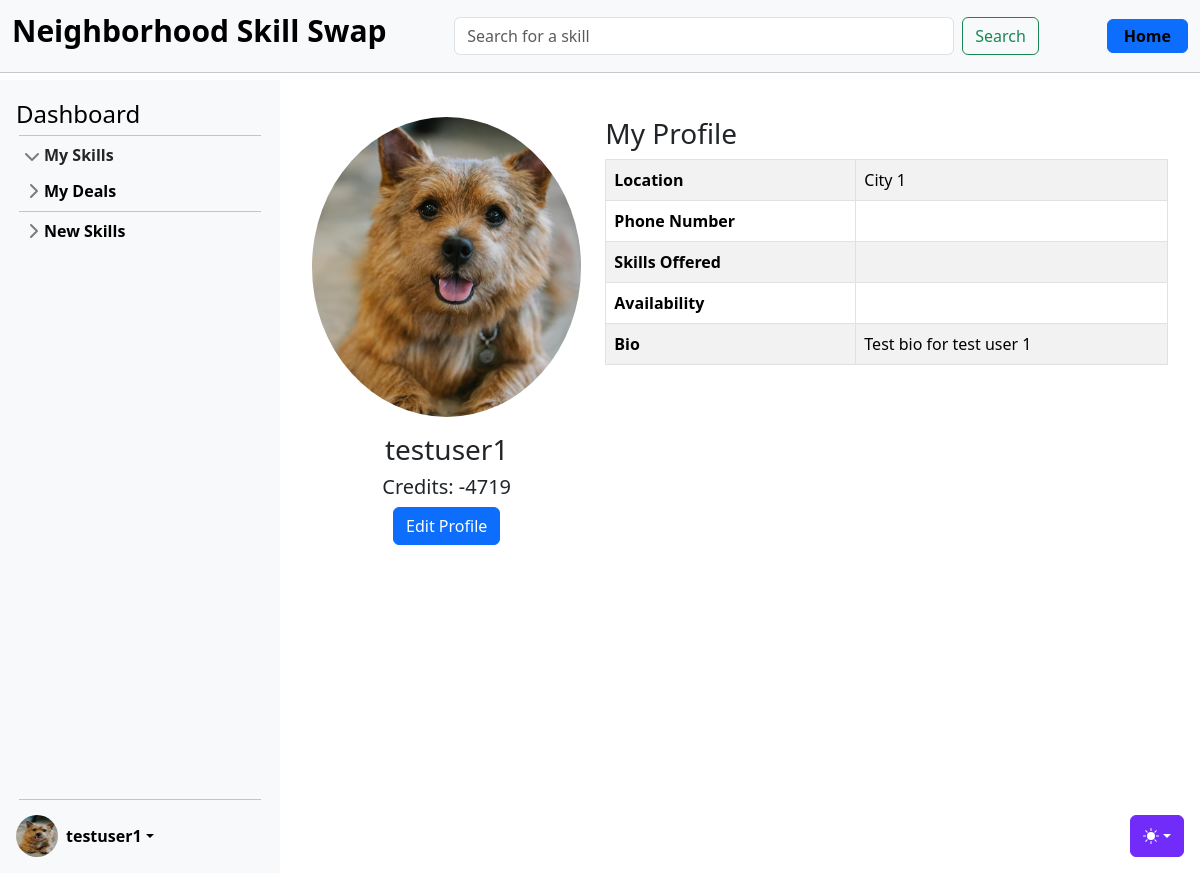
/accounts/profile/2/ (signed in), run on the app's committed database.
### accounts/models.py (models this page shows, shortened)
class CustomUser(AbstractUser):
    age = models.PositiveIntegerField(null=True, blank=True)

class UserProfile(models.Model):
    user = models.OneToOneField(
        CustomUser, on_delete=models.CASCADE, related_name="profile"
    )  # A one-to-one link to the user model
    profile_image = models.ImageField(
        upload_to="profile_images/", null=True, blank=True
    )  # A field to upload a profile image
    location = models.CharField(
        max_length=255, blank=True
    )  # Information about where the user is located (could be a city, region, or specific address)
    bio = models.TextField(
        max_length=500, blank=True
    )  # A short biography or description about the user.
    phone_number = models.CharField(
        max_length=20, blank=True
    )  # A phone number for contact purposes
    skills_offered = models.TextField(
        max_length=500, blank=True
    )  # A field to summarize the skills the user offers
    availability = models.CharField(
        max_length=255, blank=True
    )  # Information about the user's general availability (e.g., evenings, weekends)
    credits = models.IntegerField(
        default=0
    )  # Field to store the number of credits a user has

### accounts/views.py (the view)
# urls.py: path("profile/<int:user_id>/", ProfileView.as_view(), name="profile"),
class ProfileView(UserPassesTestMixin, DetailView):
    model = UserProfile
    template_name = "registration/profile.html"
    context_object_name = "profile"
    def get_object(self):
        try:
            return UserProfile.objects.get(user__id=self.kwargs["user_id"])
        except UserProfile.DoesNotExist:
            user = CustomUser.objects.get(id=self.kwargs["user_id"])
            return UserProfile.objects.create(user=user)
    def test_func(self) -> bool:
        return self.request.user.id == self.kwargs["user_id"]

### templates/registration/profile.html
{% extends 'base.html' %}
{% load static %}
{% block content %}
<div class="container mt-4">
    <div class="row">
        <div class="col-md-4">
            <div class="card-body text-center">
                {% if user.profile.profile_image %}
                    <img src="{{ user.profile.profile_image.url }}" alt="Profile Picture" class="profile-img mb-3 img-fluid">
                {% else %}
                    <img src="{% static 'img/default_pic.jpg' %}" alt="Profile Picture" class="profile-img mb-3 img-fluid">
                {% endif %}
                <h3>{{ user.username }}</h3>
                <h5>Credits: {{ user.profile.credits }}</h5>
                <a href="{% url 'profile_update' user.id %}" class="btn btn-primary">Edit Profile</a>
            </div>
        </div>
        <div class="col-md-8">
            <h3>My Profile</h3>
            <table class="table table-bordered table-striped">
                <tbody>
                    <tr>
                        <th scope="row">Location</th>
                        <td>{{ user.profile.location }}</td>
                    </tr>
                    <tr>
                        <th scope="row">Phone Number</th>
                        <td>{{ user.profile.phone_number }}</td>
                    </tr>
                    <tr>
                        <th scope="row">Skills Offered</th>
                        <td>{{ user.profile.skills_offered }}</td>
                    </tr>
                    <tr>
                        <th scope="row">Availability</th>
                        <td>{{ user.profile.availability }}</td>
                    </tr>
                    <tr>
                        <th scope="row">Bio</th>
                        <td>{{ user.profile.bio }}</td>
                    </tr>
                </tbody>
            </table>
        </div>
    </div>
    </div>
</div>
{% endblock %}

### templates/partials/_sidebar.html (shortened to what this page needs)
{% load static %}
<div class="sidebar d-flex flex-column flex-shrink-0 p-3 bg-body-tertiary" style="width: 280px;">
    <a href="{% url 'dashboard' user.id %}" class="d-flex align-items-center mb-3 mb-md-0 me-md-auto link-body-emphasis text-decoration-none">
        <span class="fs-4">Dashboard</span>
    </a>
    <hr>
    <ul class="list-unstyled ps-0">
        <li class="mb-1">
            <button class="btn btn-toggle d-inline-flex align-items-center rounded border-0 collapsed" data-bs-toggle="collapse" data-bs-target="#home-collapse" aria-expanded="true">
                My Skills
            </button>
        </li>
        <li class="mb-1">
            <button class="btn btn-toggle d-inline-flex align-items-center rounded border-0 collapsed" data-bs-toggle="collapse" data-bs-target="#dashboard-collapse" aria-expanded="false">
                My Deals
            </button>
        </li>
        <hr>
        <li class="mb-1">
            <button class="btn btn-toggle d-inline-flex align-items-center rounded border-0 collapsed" data-bs-toggle="collapse" data-bs-target="#orders-collapse" aria-expanded="false">
                New Skills
            </button>
        </li>
    </ul>
    <div class="dropdown mt-auto">
        <hr style="margin-bottom: 15px;">
        <a href="#" class="d-flex align-items-center link-body-emphasis text-decoration-none dropdown-toggle" data-bs-toggle="dropdown" aria-expanded="false">
            {% if user.is_authenticated %}
                {% if user.profile.profile_image %}
                    <img src="{{ user.profile.profile_image.url }}" alt="" width="42" height="42" class="rounded-circle me-2">
                {% else %}
                    <img src="{% static 'img/default_pic.jpg' %}" alt="" width="42" height="42" class="rounded-circle me-2">
                {% endif %}
                <strong>{{ user.username }}</strong>
            {% else %}
                <strong>User</strong>
            {% endif %}
        </a>
    </div>
</div>

### static/css/sidebars.css (style rules this page uses)
body { min-height: 100vh; min-height: -webkit-fill-available; }
html { height: -webkit-fill-available; }
.dropdown-toggle { outline: 0; }
.btn-toggle { padding: .25rem .5rem; font-weight: 600; color: var(--bs-emphasis-color); background-color: transparent; }
.btn-toggle::before { width: 1.25em; line-height: 0; transition: transform .35s ease; transform-origin: .5em 50%; }
.btn-toggle[aria-expanded="true"] { color: rgba(var(--bs-emphasis-color-rgb), .85); }
.btn-toggle[aria-expanded="true"]::before { transform: rotate(90deg); }

### static/css/main.css (style rules this page uses)
hr { margin: 3px; }
.sidebar { position: fixed; top: 80px; left: 0; bottom: 0; width: 280px; padding: 20px; background-color: #f8f9fa; overflow-y: auto; z-index: 1000; }

### static/css/profile.css (style rules this page uses)
.profile-img { border-radius: 50%; width: 300px; height: 300px; object-fit: cover; }
.table-striped tbody tr:nth-of-type(odd) { background-color: #ffffff; }
.table th { width:250px; height: auto; }

### data on the page
CustomUser: profile.profile_image (picture), username "testuser1", profile.credits "-4719", profile.location "City 1", profile.bio "Test bio for test user 1"
